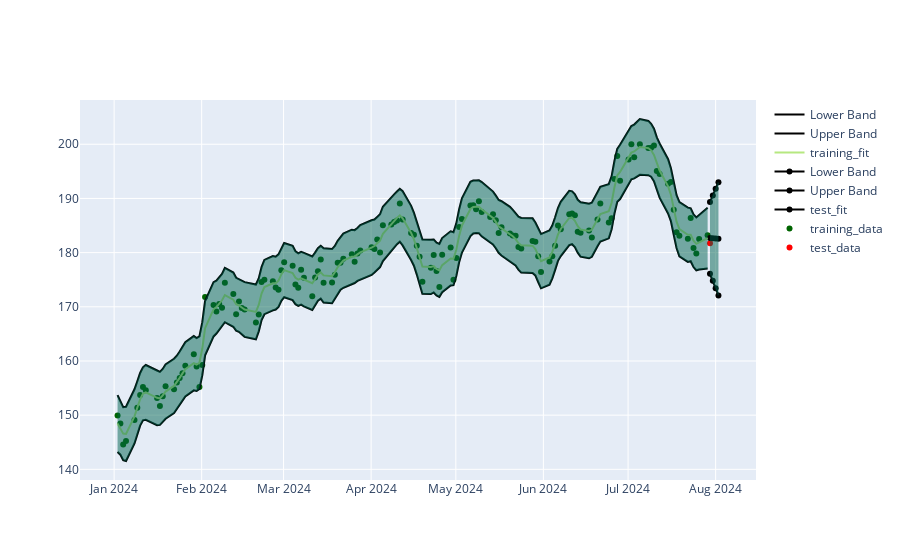

Write notebook code for a chart like this one.
### Code cell
prediction_markers = go.Scatter(x=btest.prediction_data[0], 
                            y=btest.prediction_data_price[0], 
                            mode='markers',
                            marker=dict(color='red'),
                            name='test_data')

training_markers = go.Scatter(x=btest.data[0][0], 
                              y = btest.data[0][1],
                            mode='markers',
                            marker=dict(color='darkgreen'),
                            name='training_data')

xt = btest.prediction_data[0]
bands = [
go.Scatter(x=xt, y=test_yfit, line=dict(color='black', width=2), name='test_fit'),
go.Scatter(x=xt, y=upper, line=dict(color='black', width=2), name='Upper Band'),
go.Scatter(x=xt, y=lower, line=dict(color='black', width=2), name='Lower Band'),
go.Scatter(x=xt, y=upper, fill=None, mode='lines', line=dict(color='rgba(0,100,80,0.2)'), showlegend=False),
go.Scatter(x=xt, y=lower, fill='tonexty', mode='lines', line=dict(color='rgba(0,100,80,0.2)'), showlegend=False),
]

x = btest.data[0][0]
training_fit_bands = [
go.Scatter(x=x, y=training_f, name='training_fit'),
go.Scatter(x=x, y=upper_f, line=dict(color='black', width=2), name='Upper Band'),
go.Scatter(x=x, y=lower_f, line=dict(color='black', width=2), name='Lower Band'),
go.Scatter(x=x, y=upper_f, fill=None, mode='lines', line=dict(color='rgba(0,100,80,0.2)'), showlegend=False),
go.Scatter(x=x, y=lower_f, fill='tonexty', mode='lines', line=dict(color='rgba(0,100,80,0.2)'), showlegend=False),
] 


fig = go.Figure([prediction_markers, training_markers, *bands, *training_fit_bands])

fig.show()

### Figure 1 — Plotly figure (JSON) as saved in the notebook; plotly's stock layout.template omitted (floating-point values rounded to 4 significant figures; data arrays with more than 128 entries replaced by an {"elided": "..."} marker saying what was removed)
{"data": [{"marker": {"color": "red"}, "mode": "markers", "name": "test_data", "type": "scatter", "x": ["2024-07-30T00:00:00", "2024-07-31T00:00:00", "2024-08-01T00:00:00", "2024-08-02T00:00:00"], "y": [181.7]}, {"marker": {"color": "darkgreen"}, "mode": "markers", "name": "training_data", "type": "scatter", "x": {"elided": "144 str values"}, "y": {"elided": "144 float values"}}, {"line": {"color": "black", "width": 2}, "name": "test_fit", "type": "scatter", "x": ["2024-07-30T00:00:00", "2024-07-31T00:00:00", "2024-08-01T00:00:00", "2024-08-02T00:00:00"], "y": [182.7, 182.7, 182.6, 182.5]}, {"line": {"color": "black", "width": 2}, "name": "Upper Band", "type": "scatter", "x": ["2024-07-30T00:00:00", "2024-07-31T00:00:00", "2024-08-01T00:00:00", "2024-08-02T00:00:00"], "y": [189.3, 190.5, 191.8, 193.0]}, {"line": {"color": "black", "width": 2}, "name": "Lower Band", "type": "scatter", "x": ["2024-07-30T00:00:00", "2024-07-31T00:00:00", "2024-08-01T00:00:00", "2024-08-02T00:00:00"], "y": [176.1, 174.8, 173.4, 172.1]}, {"line": {"color": "rgba(0,100,80,0.2)"}, "mode": "lines", "showlegend": false, "type": "scatter", "x": ["2024-07-30T00:00:00", "2024-07-31T00:00:00", "2024-08-01T00:00:00", "2024-08-02T00:00:00"], "y": [189.3, 190.5, 191.8, 193.0]}, {"fill": "tonexty", "line": {"color": "rgba(0,100,80,0.2)"}, "mode": "lines", "showlegend": false, "type": "scatter", "x": ["2024-07-30T00:00:00", "2024-07-31T00:00:00", "2024-08-01T00:00:00", "2024-08-02T00:00:00"], "y": [176.1, 174.8, 173.4, 172.1]}, {"name": "training_fit", "type": "scatter", "x": {"elided": "144 str values"}, "y": {"elided": "144 float values"}}, {"line": {"color": "black", "width": 2}, "name": "Upper Band", "type": "scatter", "x": {"elided": "144 str values"}, "y": {"elided": "144 float values"}}, {"line": {"color": "black", "width": 2}, "name": "Lower Band", "type": "scatter", "x": {"elided": "144 str values"}, "y": {"elided": "144 float values"}}, {"line": {"color": "rgba(0,100,80,0.2)"}, "mode": "lines", "showlegend": false, "type": "scatter", "x": {"elided": "144 str values"}, "y": {"elided": "144 float values"}}, {"fill": "tonexty", "line": {"color": "rgba(0,100,80,0.2)"}, "mode": "lines", "showlegend": false, "type": "scatter", "x": {"elided": "144 str values"}, "y": {"elided": "144 float values"}}], "layout": {}}
